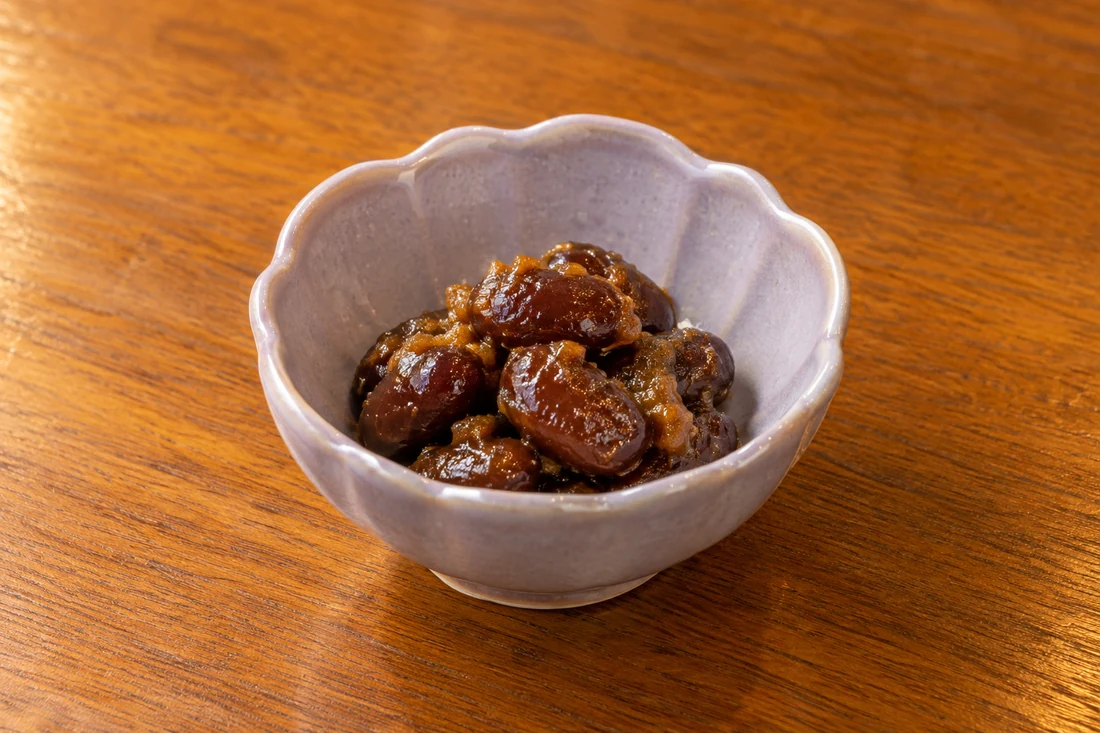
#> input picture 232/assets/images/bean-kobachi.webp, 1100 x 733 px, given in place of exec-f861a952-7a6a-4920-9e33-2ff3be0b7c92.png, which was not available
$ python prepare_images.py
#> lines starting #> are read from the running program, lines starting #| are printed output that depends on the picture; pictures that were not available may be replaced by others from this repository, and a replacement may not be noted
"""Optimize selected generated assets; originals are retained."""
from pathlib import Path
from PIL import Image, ImageOps, ImageDraw
import json
root=Path(__file__).resolve().parents[1]
sources=json.loads((root/'docs/selected-image-sources.json').read_text(encoding='utf-8'))
#> (reads 232/docs/selected-image-sources.json from the repository)
(root/'assets/images').mkdir(parents=True,exist_ok=True)
sheet=Image.new('RGB',(1400,1960),'#f5eee5')
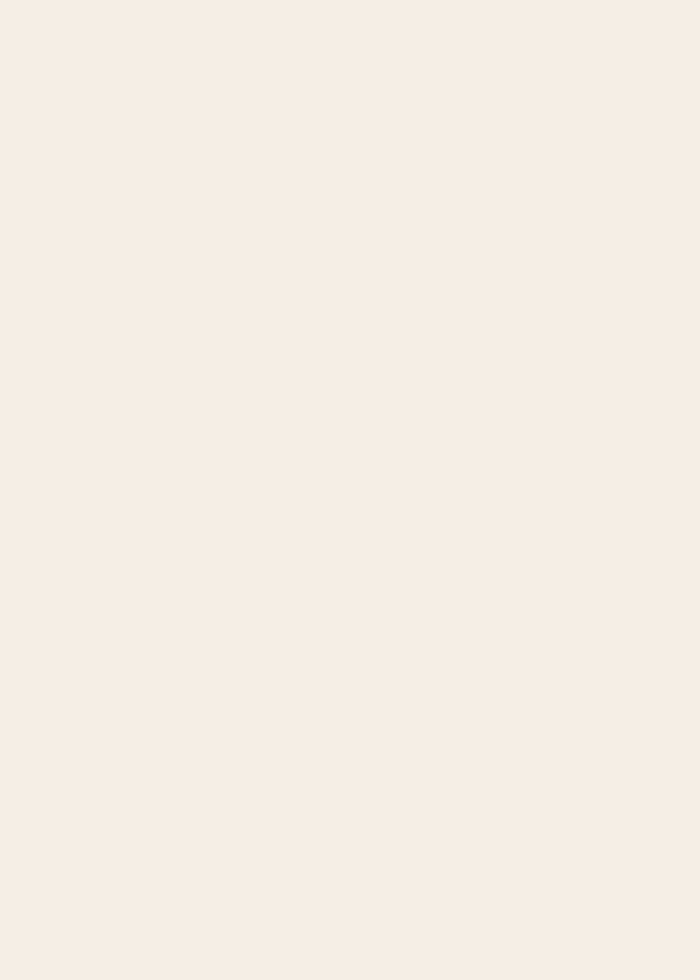
#> sheet: PIL image 1400x1960 RGB (shown at 1/2 size); mean R, G, B 245, 238, 229
draw=ImageDraw.Draw(sheet)
inventory=[]
for index,(name,source) in enumerate(sources.items()):
    im=Image.open(source).convert('RGB')
#> im is the input picture: PIL image 1100x733 RGB; mean R, G, B 164.8, 101.6, 52.8
    size=(1536,1024) if name=='hero-kobachi' else (1100,733)
    im=ImageOps.fit(im,size,method=Image.Resampling.LANCZOS)
#> im: PIL image 1536x1024 RGB
    target=root/'assets/images'/f'{name}.webp'
    im.save(target,'WEBP',quality=88,method=6)
    thumb=ImageOps.contain(im,(660,440))
    x,y=(index%2)*700+20,(index//2)*490+10
    sheet.paste(thumb,(x,y))
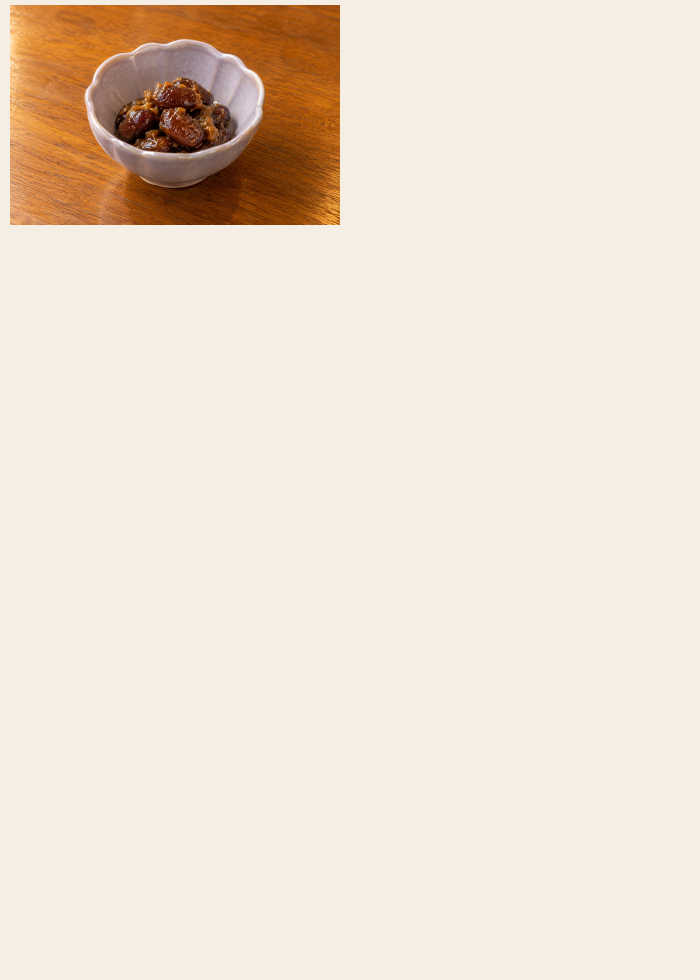
#> sheet: PIL image 1400x1960 RGB (shown at 1/2 size); mean R, G, B 236.5, 223.6, 210.4
    draw.text((x,y+450),name,fill='#352d2b')
    inventory.append({'file':f'assets/images/{name}.webp','width':im.width,'height':im.height,'bytes':target.stat().st_size})
#> pass 2 of the loop `for index,(name,source) in enumerate(sources.items()):`:
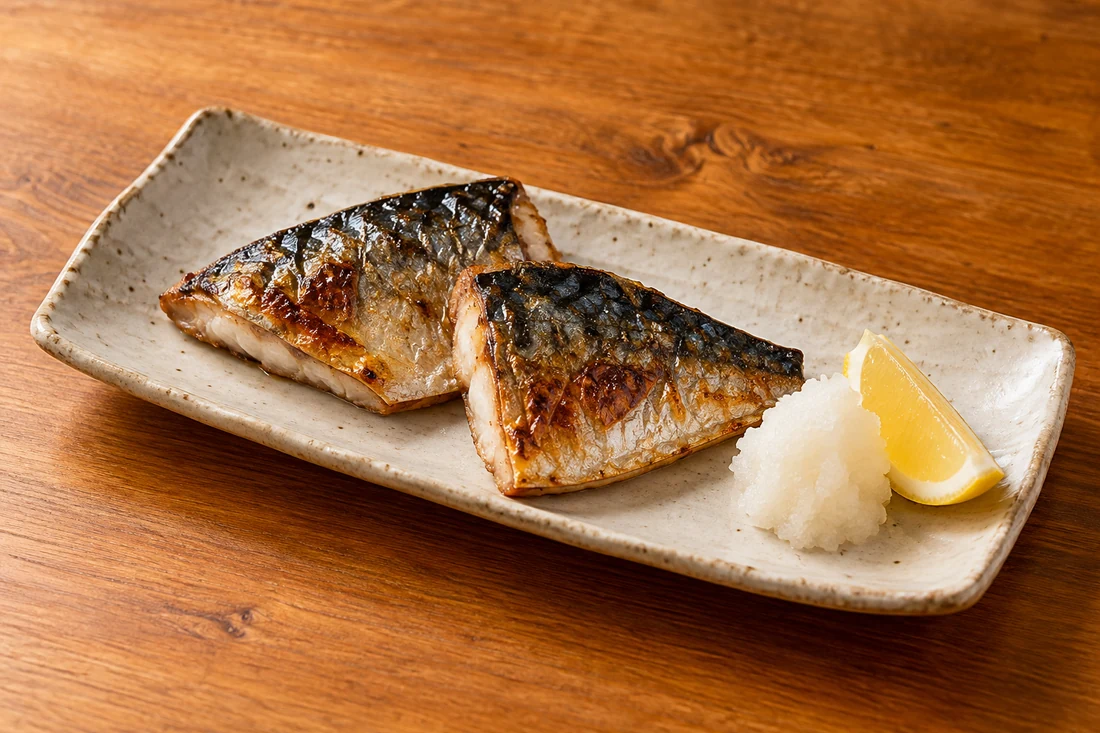
#> input picture 232/assets/images/grilled-fish.webp, 1100 x 733 px, given in place of exec-ca5ffdfe-ad62-47dc-804a-7bbc15a698d6.png, which was not available
#> im is the input picture: PIL image 1100x733 RGB; mean R, G, B 167.9, 111.8, 66.3
#> `sheet.paste(thumb,(x,y))`:
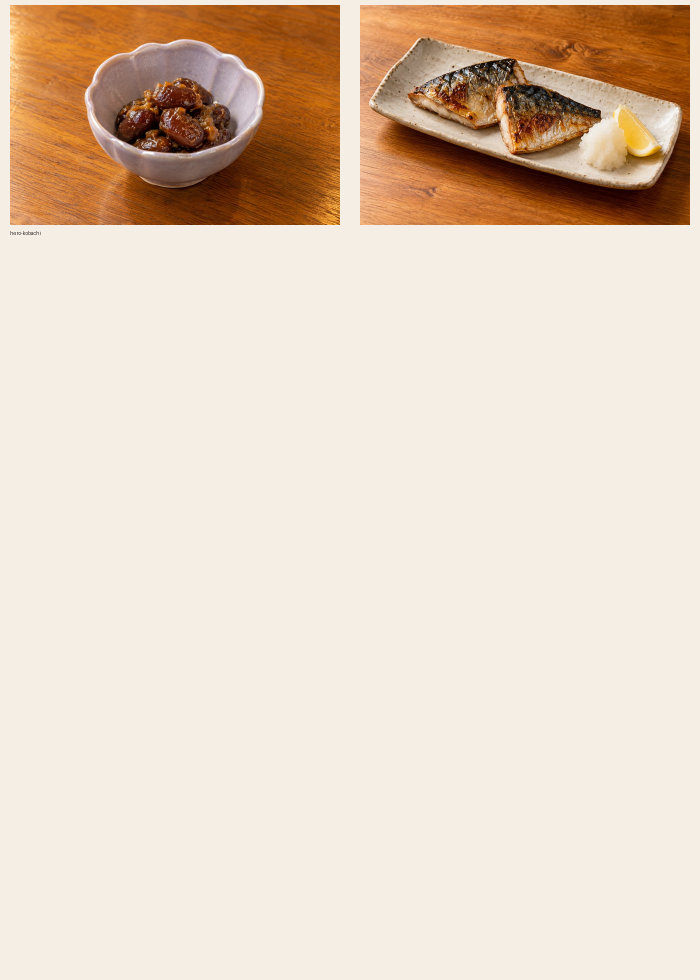
#> sheet: PIL image 1400x1960 RGB (shown at 1/2 size); mean R, G, B 228.3, 210.2, 193.1
#> (the run stopped early here; a loop or call above may not have finished)
